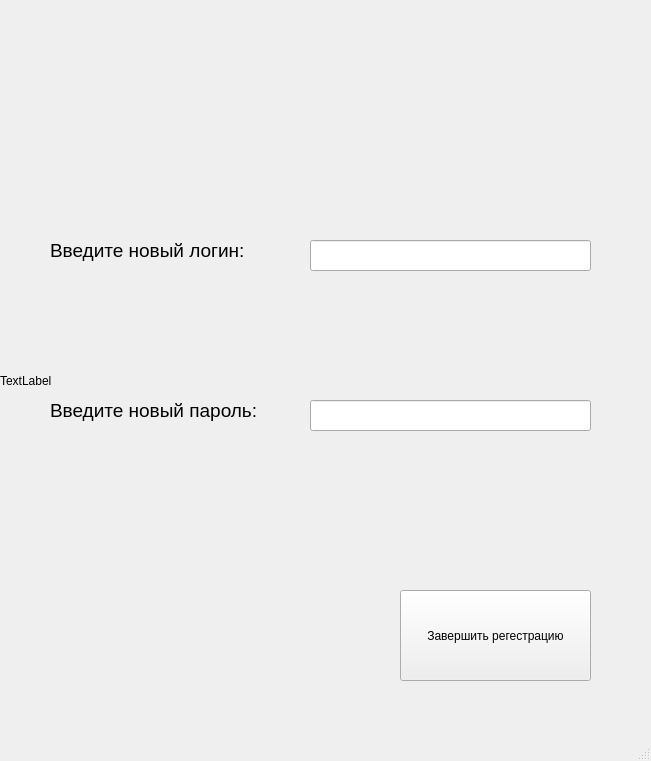
<?xml version="1.0" encoding="UTF-8"?>
<ui version="4.0">
 <class>MainWindow</class>
 <widget class="QMainWindow" name="MainWindow">
  <property name="geometry">
   <rect>
    <x>0</x>
    <y>0</y>
    <width>651</width>
    <height>761</height>
   </rect>
  </property>
  <property name="windowTitle">
   <string>MainWindow</string>
  </property>
  <widget class="QWidget" name="centralwidget">
   <widget class="QWidget" name="enter_layout" native="true">
    <property name="enabled">
     <bool>true</bool>
    </property>
    <property name="geometry">
     <rect>
      <x>0</x>
      <y>0</y>
      <width>661</width>
      <height>761</height>
     </rect>
    </property>
    <property name="acceptDrops">
     <bool>false</bool>
    </property>
    <widget class="QLabel" name="label">
     <property name="geometry">
      <rect>
       <x>50</x>
       <y>220</y>
       <width>201</width>
       <height>61</height>
      </rect>
     </property>
     <property name="text">
      <string>&lt;html&gt;&lt;head/&gt;&lt;body&gt;&lt;p&gt;&lt;span style=&quot; font-size:14pt;&quot;&gt;Введите новый логин:&lt;/span&gt;&lt;/p&gt;&lt;/body&gt;&lt;/html&gt;</string>
     </property>
    </widget>
    <widget class="QLabel" name="label_2">
     <property name="geometry">
      <rect>
       <x>50</x>
       <y>380</y>
       <width>211</width>
       <height>61</height>
      </rect>
     </property>
     <property name="text">
      <string>&lt;html&gt;&lt;head/&gt;&lt;body&gt;&lt;p&gt;&lt;span style=&quot; font-size:14pt;&quot;&gt;Введите новый пароль:&lt;/span&gt;&lt;/p&gt;&lt;/body&gt;&lt;/html&gt;</string>
     </property>
    </widget>
    <widget class="QPushButton" name="finish_ent">
     <property name="geometry">
      <rect>
       <x>400</x>
       <y>590</y>
       <width>191</width>
       <height>91</height>
      </rect>
     </property>
     <property name="text">
      <string>Завершить регестрацию</string>
     </property>
    </widget>
    <widget class="QLabel" name="name_error">
     <property name="geometry">
      <rect>
       <x>310</x>
       <y>290</y>
       <width>281</width>
       <height>21</height>
      </rect>
     </property>
     <property name="text">
      <string>&lt;html&gt;&lt;head/&gt;&lt;body&gt;&lt;p&gt;&lt;span style=&quot; font-size:10pt;&quot;&gt;&lt;br/&gt;&lt;/span&gt;&lt;/p&gt;&lt;/body&gt;&lt;/html&gt;</string>
     </property>
    </widget>
    <widget class="QLineEdit" name="enter_name">
     <property name="geometry">
      <rect>
       <x>310</x>
       <y>240</y>
       <width>281</width>
       <height>31</height>
      </rect>
     </property>
    </widget>
    <widget class="QLineEdit" name="emter_password">
     <property name="geometry">
      <rect>
       <x>310</x>
       <y>400</y>
       <width>281</width>
       <height>31</height>
      </rect>
     </property>
    </widget>
    <widget class="QLabel" name="password_error">
     <property name="geometry">
      <rect>
       <x>310</x>
       <y>450</y>
       <width>281</width>
       <height>21</height>
      </rect>
     </property>
     <property name="text">
      <string>&lt;html&gt;&lt;head/&gt;&lt;body&gt;&lt;p&gt;&lt;span style=&quot; font-size:10pt;&quot;&gt;&lt;br/&gt;&lt;/span&gt;&lt;/p&gt;&lt;/body&gt;&lt;/html&gt;</string>
     </property>
    </widget>
    <widget class="QLabel" name="pict3">
     <property name="geometry">
      <rect>
       <x>0</x>
       <y>0</y>
       <width>651</width>
       <height>761</height>
      </rect>
     </property>
     <property name="text">
      <string>TextLabel</string>
     </property>
    </widget>
    <zorder>pict3</zorder>
    <zorder>label</zorder>
    <zorder>label_2</zorder>
    <zorder>finish_ent</zorder>
    <zorder>name_error</zorder>
    <zorder>enter_name</zorder>
    <zorder>emter_password</zorder>
    <zorder>password_error</zorder>
   </widget>
  </widget>
  <widget class="QMenuBar" name="menubar">
   <property name="geometry">
    <rect>
     <x>0</x>
     <y>0</y>
     <width>651</width>
     <height>21</height>
    </rect>
   </property>
  </widget>
  <widget class="QStatusBar" name="statusbar"/>
 </widget>
 <resources/>
 <connections/>
</ui>
